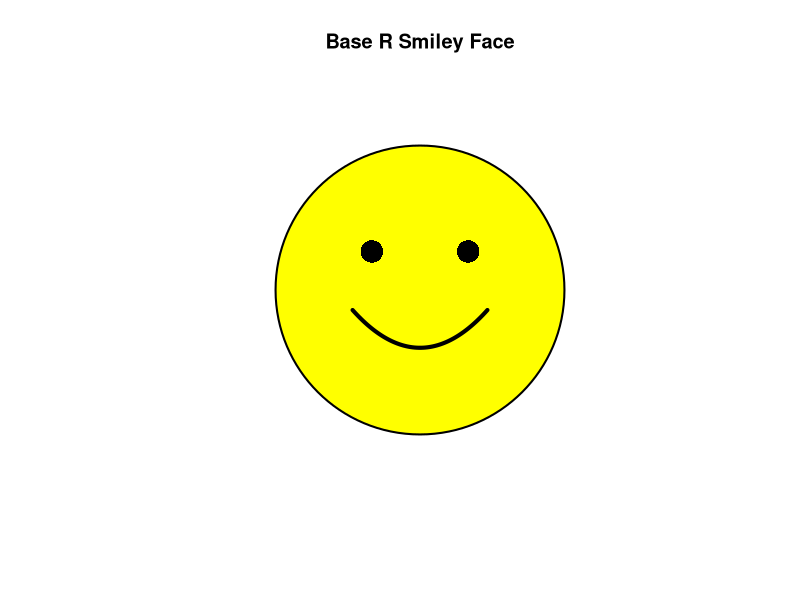

Recreate this plot in R.
## ---- chunk 1
# 1. Set up a blank canvas
plot(NULL, xlim=c(-2, 2), ylim=c(-2, 2), asp=1,
     axes=FALSE, xlab="", ylab="", main="Base R Smiley Face")

# 2. Draw the main head (yellow circle)
symbols(0, 0, circles=1.5, bg="yellow", fg="black", inches=FALSE, add=TRUE, lwd=2)

# 3. Draw the eyes (black filled circles)
points(c(-0.5, 0.5), c(0.4, 0.4), pch=16, cex=3, col="black")

# 4. Generate data points for a smooth curved smile
smile_x <- seq(-0.7, 0.7, length.out=100)
smile_y <- 0.8 * (smile_x^2) - 0.6  # Parabolic curve equation

# 5. Draw the smile line
lines(smile_x, smile_y, col="black", lwd=4)
